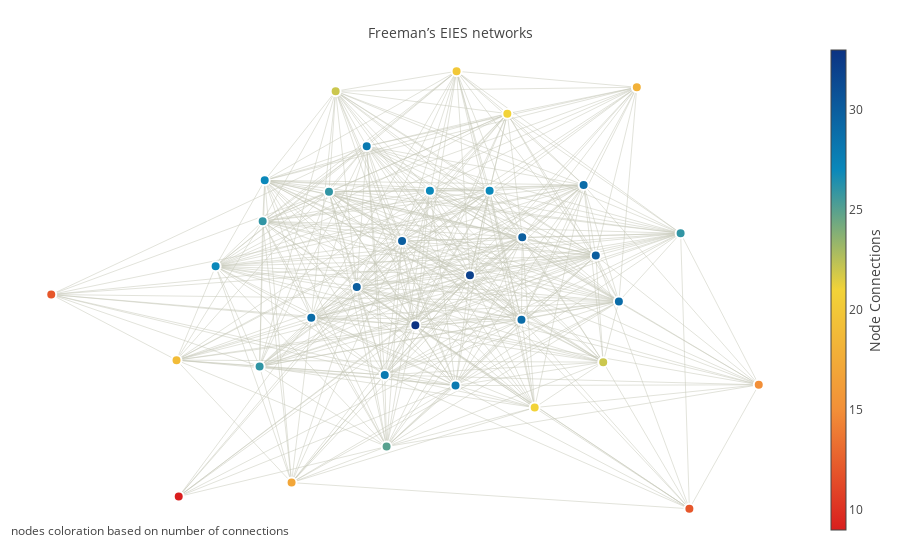

Write notebook code for a chart like this one.
### Code cell
# display the network graph with number of connections
fig = go.Figure(data=[edge_trace, node_trace],
                layout=go.Layout(
                title='<br>Freeman’s EIES networks',
                titlefont=dict(size=14),
                showlegend=False,
                hovermode='closest',
                margin=dict(b=20,l=5,r=5,t=40),
                annotations=[ dict(
                    text="nodes coloration based on number of connections",
                    showarrow=False,
                    xref="paper", yref="paper",
                    x=0.005, y=-0.002 ) ],
                xaxis=dict(showgrid=False, zeroline=False, showticklabels=False),
                yaxis=dict(showgrid=False, zeroline=False, showticklabels=False)))

iplot(fig)

### Figure 1 — Plotly figure (JSON) as saved in the notebook; plotly's stock layout.template omitted (floating-point values rounded to 4 significant figures; data arrays with more than 128 entries replaced by an {"elided": "..."} marker saying what was removed)
{"data": [{"hoverinfo": "none", "line": {"color": "#C5C6B6", "width": 0.5}, "mode": "lines", "name": "edges", "type": "scatter", "uid": "f8e21307-0e8c-4e40-8bb4-e0377365a965", "x": {"elided": "1245 float values"}, "y": {"elided": "1245 float values"}}, {"hoverinfo": "text", "marker": {"color": [33, 28, 29, 26, 27, 9, 12, 29, 19, 28, 29, 20, 26, 32, 30, 30, 22, 15, 30, 18, 27, 30, 27, 22, 27, 21, 26, 25, 26, 29, 21, 28, 17, 12], "colorbar": {"thickness": 15, "title": {"side": "right", "text": "Node Connections"}, "xanchor": "left"}, "colorscale": "Portland", "line": {"color": "#FFFFFF", "width": 2}, "reversescale": true, "showscale": true, "size": 10}, "mode": "markers", "text": ["connections=33, name=LIN FREEMAN, affiliation=sociology", "connections=28, name=DOUG WHITE, affiliation=anthropology", "connections=29, name=EV ROGERS, affiliation=others", "connections=26, name=RICHARD ALBA, affiliation=sociology", "connections=27, name=PHIPPS ARABIE, affiliation=others", "connections=9, name=CAROL BARNER-BARRY, affiliation=others", "connections=12, name=GARY COOMBS, affiliation=others", "connections=29, name=RUSS BERNARD, affiliation=anthropology", "connections=19, name=JOHN BOYD, affiliation=anthropology", "connections=28, name=RON BURT, affiliation=sociology", "connections=29, name=PAT DOREIAN, affiliation=sociology", "connections=20, name=CLAUDE FISCHER, affiliation=sociology", "connections=26, name=BRIAN FOSTER, affiliation=anthropology", "connections=32, name=MARK GRANOVETTER, affiliation=sociology", "connections=30, name=MAUREEN HALLINAN, affiliation=sociology", "connections=30, name=PAUL HOLLAND, affiliation=mathematics/statistics", "connections=22, name=JACK HUNTER, affiliation=others", "connections=15, name=DAVOR JEDLICKA, affiliation=sociology", "connections=30, name=CHARLES KADUSHIN, affiliation=sociology", "connections=18, name=ED LAUMANN, affiliation=sociology", "connections=27, name=SAM LEINHARDT, affiliation=mathematics/statistics", "connections=30, name=JOEL LEVINE, affiliation=sociology", "connections=27, name=NAN LIN, affiliation=sociology", "connections=22, name=NICK MULLINS, affiliation=sociology", "connections=27, name=DON PLOCH, affiliation=sociology", "connections=21, name=NICK POUSHINSKY, affiliation=sociology", "connections=26, name=STEVE SEIDMAN, affiliation=mathematics/statistics", "connections=25, name=JOHN SONQUIST, affiliation=sociology", "connections=26, name=BARRY WELLMAN, affiliation=sociology", "connections=29, name=AL WOLFE, affiliation=anthropology", "connections=21, name=SUE FREEMAN, affiliation=others", "connections=28, name=LEE SAILER, affiliation=anthropology", "connections=17, name=ANN TAYLOR, affiliation=mathematics/statistics", "connections=12, name=EMILY LEE, affiliation=anthropology"], "type": "scatter", "uid": "06f174c1-e1a2-4c98-ace3-9262c877b071", "x": [0.1805, -0.6097, 4.524, -3.761, -4.976, -5.928, -9.219, -2.506, -5.985, -1.075, 5.434, 1.244, -3.84, 1.59, 4.838, 2.939, 5.03, 9.045, -1.332, 5.897, -3.708, -0.1632, 2.098, -1.877, 0.5557, 2.554, 7.027, -0.5622, -2.049, 2.919, 3.26, 1.217, -3.015, 7.254], "y": [-1.397, -3.588, 4.803, 3.198, 1.208, -8.96, -0.03793, -1.068, -2.936, 6.517, -0.3423, 9.824, -3.216, 0.8136, 1.682, 2.487, -3.025, -4.026, 0.2985, 9.117, 5.005, 2.322, 4.55, 8.946, 4.548, 7.951, 2.665, -6.754, 4.5, -1.149, -5.032, -4.06, -8.346, -9.5]}], "layout": {"annotations": [{"showarrow": false, "text": "nodes coloration based on number of connections", "x": 0.005, "xref": "paper", "y": -0.002, "yref": "paper"}], "hovermode": "closest", "margin": {"b": 20, "l": 5, "r": 5, "t": 40}, "showlegend": false, "title": {"font": {"size": 14}, "text": "<br>Freeman’s EIES networks"}, "xaxis": {"showgrid": false, "showticklabels": false, "zeroline": false}, "yaxis": {"showgrid": false, "showticklabels": false, "zeroline": false}}}
